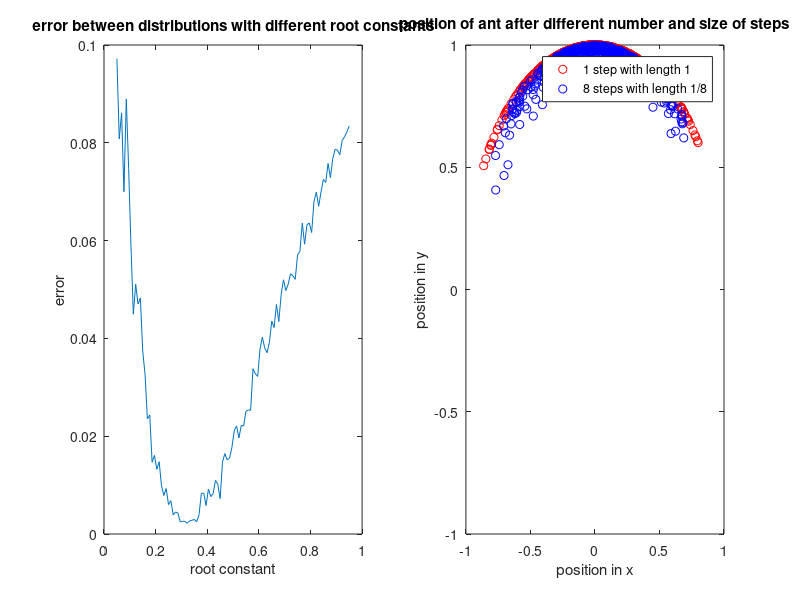

Recreate this plot in MATLAB.
% compares the probability to land at a specific position for different step sizes of ant
% finds out how the variance for different step sizes has to be ajusted

% constants
speed = 1;
N = 500;
origin = zeros(2,N);

% distribution for one step
dt = 1;
stepWidth = speed*dt;

delta = normrnd(0,pi/8,1,N);
dposition = stepWidth * [sin(delta);cos(delta)];
position1 = origin + dposition;

% distribution for more steps
dt = 1/10;
stepWidth = speed*dt;

number = 100;
error = zeros(1,number);
c = linspace(0.05,0.95,number);

for k = 1:number
    varianceFactor = dt^c(k);    
    position2 = origin;
    mu = 0;    
    for l = 1:1/dt
        delta = normrnd(mu,varianceFactor*pi/8,1,N);
        mu = delta;
        dposition = stepWidth * [sin(delta);cos(delta)];
        position2 = position2 + dposition;
    end
    
    % find the error between distribution with one step
    % and the distribution with more steps
    [first_row, I] = sort(position1(1,:));
    second_row = position1(2,I);
    position1_sorted = [first_row; second_row];

    [first_row, I] = sort(position2(1,:));
    second_row = position2(2,I);
    position2_sorted = [first_row; second_row];

    deviation = position1_sorted - position2_sorted;
    deviation_norm = deviation(1,:).^2 + deviation(2,:).^2;
    error(k) = mean(deviation_norm);
end

% plot the root constant for the factor in the variance of the distribution
% against the error between the distributions with one and more steps
subplot(1,2,1);
plot(c, error);
title('error between distributions with different root constants');
xlabel('root constant');
ylabel('error');

% root constant c for which the error is minimal
[~, position] = min(error);
constant = c(position);

% distribution for more steps
dt = 1/8;
stepWidth = speed*dt;
varianceFactor = dt^constant;    
position2 = origin;
mu = 0;    
for l = 1:1/dt
    delta = normrnd(mu,varianceFactor*pi/8,1,N);
    mu = delta;
    dposition = stepWidth * [sin(delta);cos(delta)];
    position2 = position2 + dposition;
end

subplot(1,2,2);
plot(position1(1,:),position1(2,:),'ro');
hold on;
plot(position2(1,:),position2(2,:),'bo');
hold off;
title('position of ant after different number and size of steps');
legend('1 step with length 1','8 steps with length 1/8');
xlabel('position in x');
ylabel('position in y');
axis([-1,1,-1,1]);